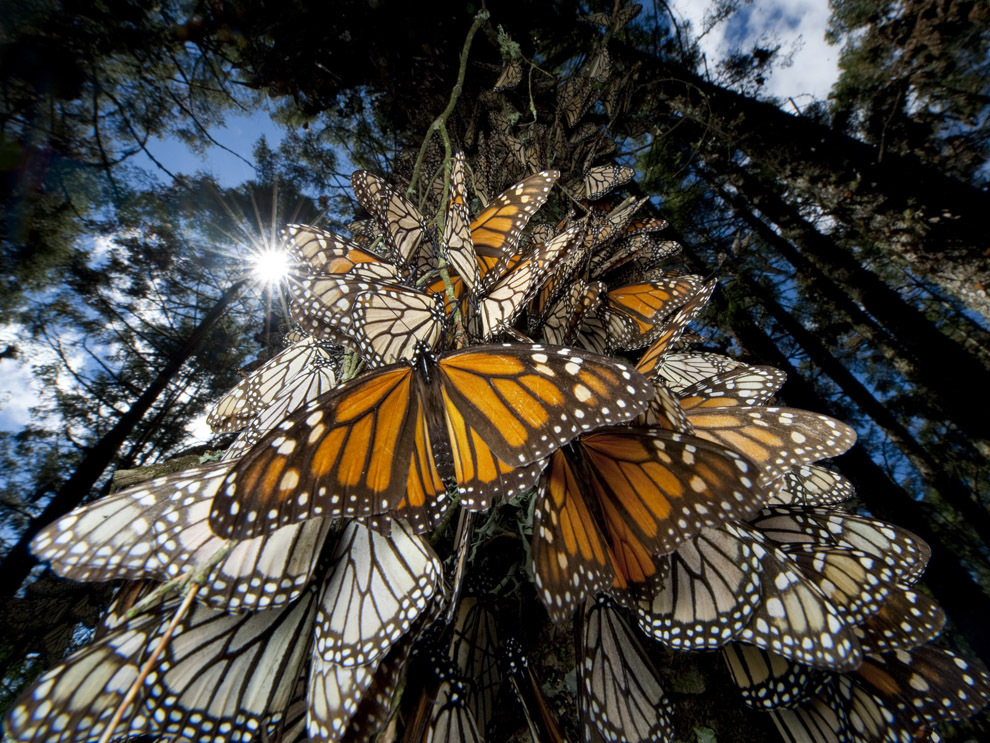
#> input picture Computer Vision/Aula2-VisãoComputacional/img/nature.jpg, 990 x 743 px, found by its file name
$ python 11-Histogramas.py
#> lines starting #> are read from the running program, lines starting #| are printed output that depends on the picture
import cv2
import matplotlib.pyplot as plt
# ----
nat = cv2.imread('Aula2-VisãoComputacional/img/nature.jpg')
#> nat is the input picture: shape (743, 990, 3); mean B, G, R 60, 66, 69.1
show_nat = cv2.cvtColor(nat, cv2.COLOR_BGR2RGB)

parede = cv2.imread('Aula2-VisãoComputacional/img/parede.jpg')
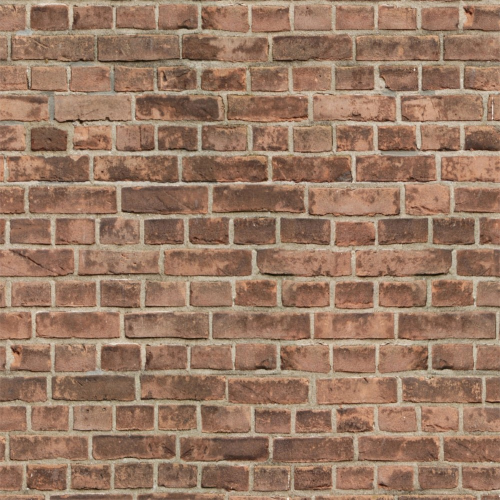
#> input picture Computer Vision/Aula2-VisãoComputacional/img/parede.jpg, 1000 x 1000 px, found by its file name (shown at 1/2 size)
#> parede is the input picture: shape (1000, 1000, 3); mean B, G, R 100.1, 121.3, 153.9
show_parede = cv2.cvtColor(parede, cv2.COLOR_BGR2RGB)

rainbow = cv2.imread('Aula2-VisãoComputacional/img/rainbow.jpg')
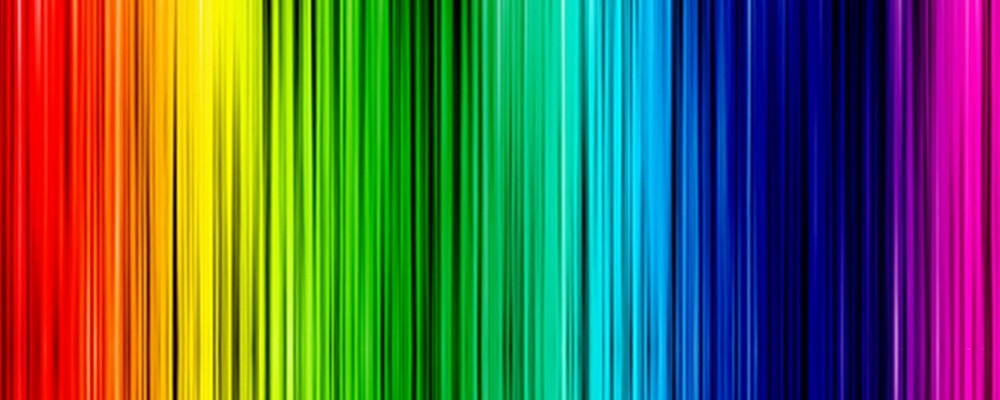
#> input picture Computer Vision/Aula2-VisãoComputacional/img/rainbow.jpg, 1000 x 400 px, found by its file name
#> rainbow is the input picture: shape (400, 1000, 3); mean B, G, R 73.6, 100, 86.7
show_rainbow = cv2.cvtColor(rainbow, cv2.COLOR_BGR2RGB)
# ----


def display_img(img):
    fig = plt.figure(figsize=(12, 10))
    ax = fig.add_subplot(111)
    ax.imshow(img, cmap='gray')
    plt.show()


# OPENCV = BGR
hist = cv2.calcHist([parede], channels=[2], mask=None, histSize=[256], ranges=[0, 256])
#> hist = 256 values, max 12201 at index 174, min 0 at index 0, mean 3906.2
hist.shape
plt.plot(hist)
plt.show()
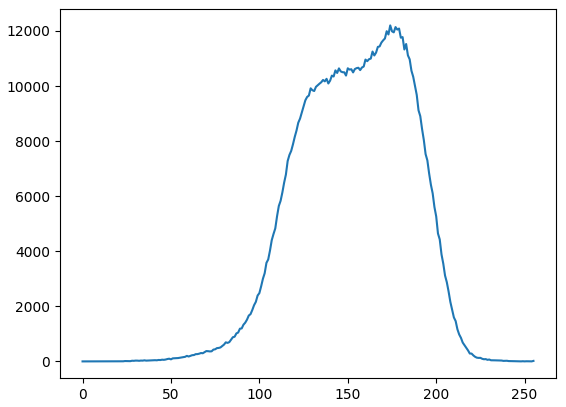
#> figure drawn by matplotlib, 1 panel; curve peaks at x = 174, y = 12201

img = parede

cores = ('b', 'g', 'r')

for i, col in enumerate(cores):
    histr = cv2.calcHist([img], [i], None, [256], [0,256])
    plt.plot(histr, color=col)
    plt.xlim([0, 256])
    plt.ylim([0, 15000])

plt.title('Histograma')
plt.show()
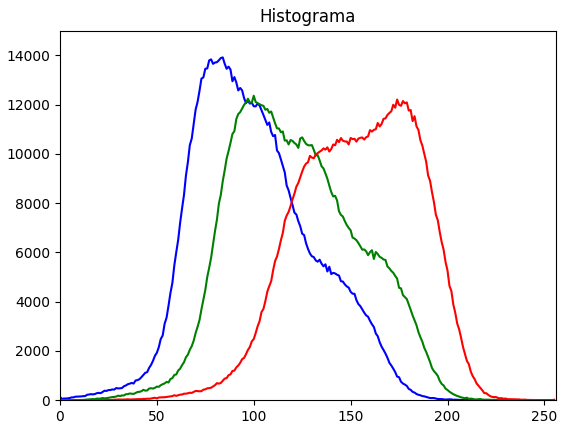
#> figure drawn by matplotlib, 1 panel; curve peaks at x = 84, y = 13912; curve peaks at x = 100, y = 12355; curve peaks at x = 174, y = 12201
